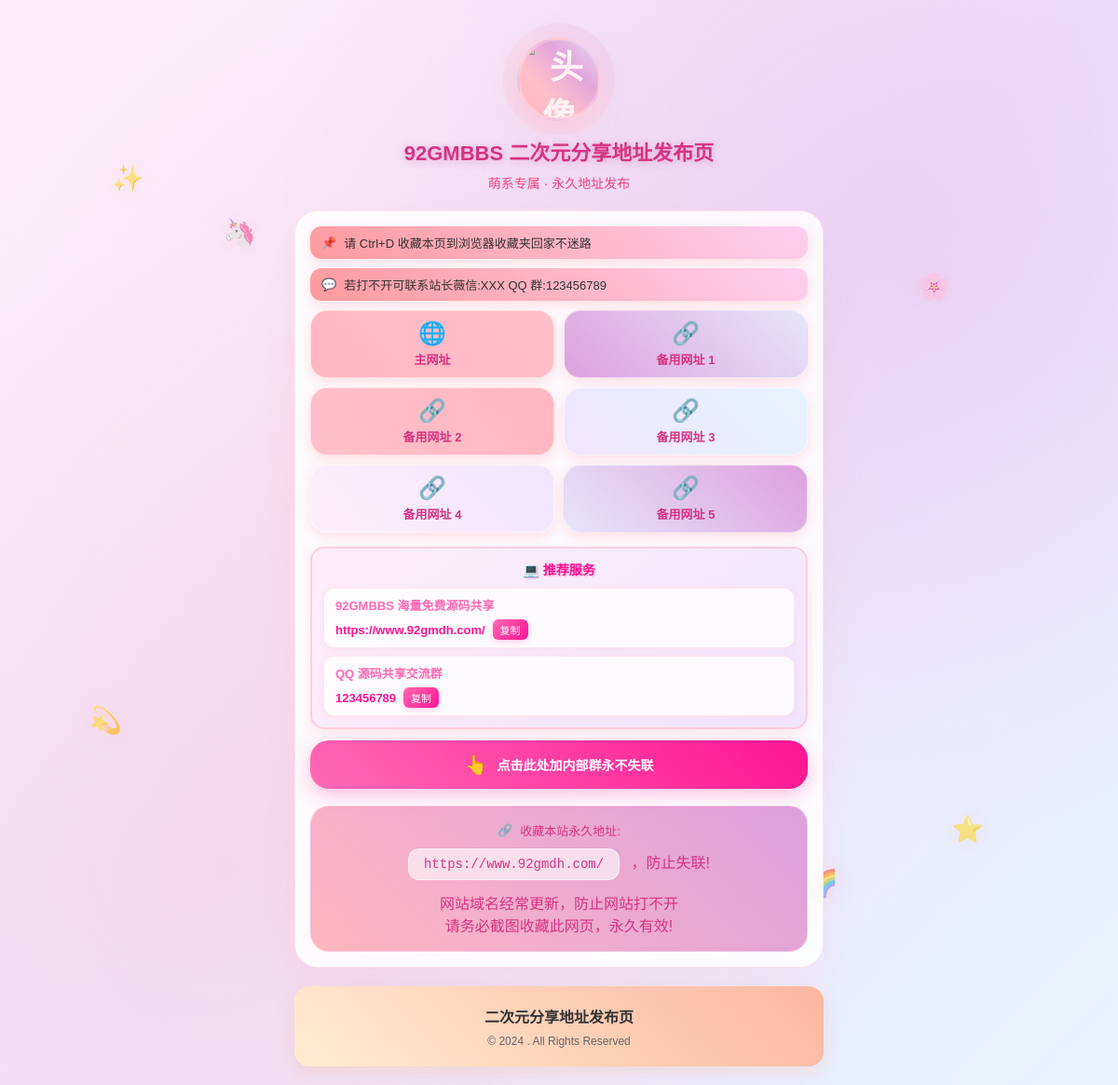
The page / on the database its author committed.
### tables this page shows
CREATE TABLE `announcements` (
  `id` int(11) NOT NULL AUTO_INCREMENT,
  `type` enum('bookmark','contact','notice') DEFAULT 'notice',
  `icon` varchar(20) DEFAULT '📌',
  `content` text NOT NULL,
  `is_active` tinyint(1) DEFAULT 1,
  `sort_order` int(11) DEFAULT 0,
  `created_at` timestamp NULL DEFAULT CURRENT_TIMESTAMP,
  `updated_at` timestamp NULL DEFAULT CURRENT_TIMESTAMP ON UPDATE CURRENT_TIMESTAMP,
  PRIMARY KEY (`id`)
);

CREATE TABLE `urls` (
  `id` int(11) NOT NULL AUTO_INCREMENT,
  `name` varchar(100) NOT NULL,
  `url` varchar(500) NOT NULL,
  `type` enum('main','backup') DEFAULT 'backup',
  `icon` varchar(50) DEFAULT NULL,
  `sort_order` int(11) DEFAULT 0,
  `is_active` tinyint(1) DEFAULT 1,
  `click_count` int(11) DEFAULT 0,
  `created_at` timestamp NULL DEFAULT CURRENT_TIMESTAMP,
  `updated_at` timestamp NULL DEFAULT CURRENT_TIMESTAMP ON UPDATE CURRENT_TIMESTAMP,
  PRIMARY KEY (`id`)
);

CREATE TABLE `ads` (
  `id` int(11) NOT NULL AUTO_INCREMENT,
  `title` varchar(100) NOT NULL,
  `content` text,
  `link_url` varchar(500) DEFAULT NULL,
  `copy_text` varchar(255) DEFAULT NULL,
  `sort_order` int(11) DEFAULT 0,
  `is_active` tinyint(1) DEFAULT 1,
  `created_at` timestamp NULL DEFAULT CURRENT_TIMESTAMP,
  `updated_at` timestamp NULL DEFAULT CURRENT_TIMESTAMP ON UPDATE CURRENT_TIMESTAMP,
  PRIMARY KEY (`id`)
);

### index.php (the view, shortened to what this page needs)
<?php
$pdo = getDbConnection();
$stmt = $pdo->query("SELECT * FROM settings");
$settings = [];
while ($row = $stmt->fetch()) {
    $settings[$row['setting_key']] = $row['setting_value'];
}
$stmt = $pdo->query("SELECT * FROM urls WHERE is_active = 1 ORDER BY sort_order");
$urls = $stmt->fetchAll();
$stmt = $pdo->query("SELECT * FROM ads WHERE is_active = 1 ORDER BY sort_order");
$ads = $stmt->fetchAll();
$stmt = $pdo->query("SELECT * FROM announcements WHERE is_active = 1 ORDER BY sort_order");
$announcements = $stmt->fetchAll();
?>
<!DOCTYPE html>
<html lang="zh-CN">
<head>
</head>
<body>
    <div class="container">
        <div class="anime-bg"></div>
        <div class="anime-decoration">
            <div class="floating-element element-1">✨</div>
            <div class="floating-element element-2">🌸</div>
            <div class="floating-element element-3">💫</div>
            <div class="floating-element element-4">⭐</div>
            <div class="floating-element element-5">🎀</div>
            <div class="floating-element element-6">💖</div>
            <div class="floating-element element-7">🦄</div>
            <div class="floating-element element-8">🌈</div>
        </div>
        <header class="header">
            <div class="logo-container">
                <div class="logo">
                    <img src="<?= htmlspecialchars($settings['site_logo'] ?? '') ?>" alt="头像" class="logo-inner">
                </div>
                <div class="logo-glow"></div>
            </div>
            <h1 class="main-title"><?= htmlspecialchars($settings['site_title'] ?? '') ?></h1>
            <p class="subtitle"><?= htmlspecialchars($settings['site_subtitle'] ?? '') ?></p>
        </header>
        <main class="main-content">
            <?php foreach ($announcements as $ann): ?>
            <div class="announcement-box">
                <span><?= htmlspecialchars($ann['icon']) ?></span>
                <span><?= htmlspecialchars($ann['content']) ?></span>
            </div>
            <?php endforeach; ?>
            <div class="button-grid">
                <?php foreach ($urls as $url): ?>
                <button class="interactive-btn" onclick="trackClick(<?= $url['id'] ?>, '<?= htmlspecialchars($url['url']) ?>')">
                    <span class="btn-icon"><?= htmlspecialchars($url['icon']) ?></span>
                    <span class="btn-text"><?= htmlspecialchars($url['name']) ?></span>
                </button>
                <?php endforeach; ?>
            </div>
            <?php if (!empty($ads)): ?>
            <div class="ad-section">
                <div class="ad-title">💻 推荐服务</div>
                <div class="ad-content">
                    <?php foreach ($ads as $ad): ?>
                    <div class="ad-item">
                        <span class="ad-label"><?= htmlspecialchars($ad['title']) ?></span>
                        <div style="display: flex; align-items: center; gap: 8px;">
                            <?php if ($ad['link_url']): ?>
                            <a href="<?= htmlspecialchars($ad['link_url']) ?>" target="_blank" class="ad-link"><?= htmlspecialchars($ad['content']) ?></a>
                            <?php else: ?>
                            <span class="ad-link"><?= htmlspecialchars($ad['content']) ?></span>
                            <?php endif; ?>
                            <?php if ($ad['copy_text']): ?>
                            <button class="ad-copy-btn" onclick="copyToClipboard('<?= htmlspecialchars($ad['copy_text']) ?>')">复制</button>
                            <?php endif; ?>
                        </div>
                    </div>
                    <?php endforeach; ?>
                </div>
            </div>
            <?php endif; ?>
            <div class="group-link-container">
                <button class="group-link-btn" onclick="trackClick(0, '<?= htmlspecialchars($settings['group_link_url'] ?? '') ?>')">
                    <span class="group-icon">👆</span>
                    <span class="group-text"><?= htmlspecialchars($settings['group_link_text'] ?? '点击此处加内部群永不失联') ?></span>
                </button>
            </div>
            <div class="address-section">
                <div class="address-header">
                    <span class="address-icon">🔗</span>
                    <span>收藏本站永久地址:</span>
                </div>
                <div class="address-url">
                    <span class="url-text"><?= htmlspecialchars($settings['permanent_url'] ?? '') ?></span>
                    <span class="url-suffix">，防止失联!</span>
                </div>
                <div class="address-tips">
                    <p>网站域名经常更新，防止网站打不开</p>
                    <p>请务必截图收藏此网页，永久有效!</p>
                </div>
            </div>
        </main>
        <footer class="footer">
            <div class="footer-banner">
                <div class="banner-content">
                    <h3>二次元分享地址发布页</h3>
                    <p><?= htmlspecialchars($settings['footer_text'] ?? '© 2024 . All Rights Reserved') ?></p>
                </div>
            </div>
        </footer>
    </div>
</body>
</html>

### rows shown on the page
announcements: icon "📌", content "请 Ctrl+D 收藏本页到浏览器收藏夹回家不迷路"
announcements: icon "💬", content "若打不开可联系站长薇信:XXX QQ 群:123456789"
urls: icon "🌐", name "主网址"
urls: icon "🔗", name "备用网址 1"
urls: icon "🔗", name "备用网址 2"
urls: icon "🔗", name "备用网址 3"
urls: icon "🔗", name "备用网址 4"
urls: icon "🔗", name "备用网址 5"
ads: title "92GMBBS 海量免费源码共享", content "https://www.92gmdh.com/"
ads: title "QQ 源码共享交流群", content "123456789"

### other values the page prints
$settings['site_title'] "92GMBBS 二次元分享地址发布页"
$settings['site_subtitle'] "萌系专属 · 永久地址发布"
$settings['group_link_text'] "点击此处加内部群永不失联"
$settings['permanent_url'] "https://www.92gmdh.com/"
$settings['footer_text'] "© 2024 . All Rights Reserved"
